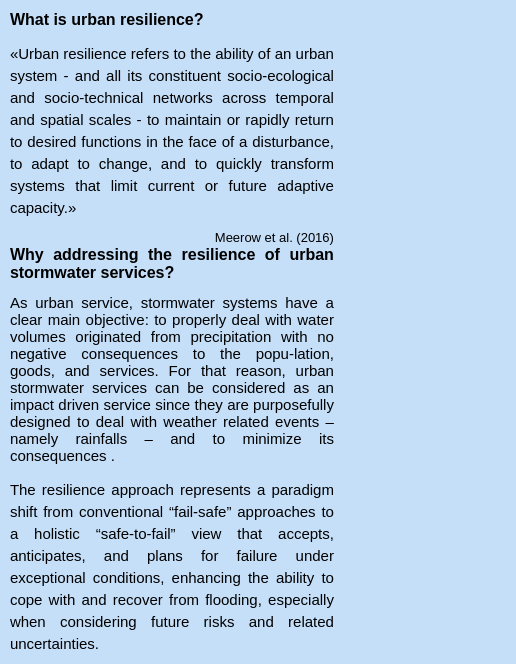
        <widget class="QWidget" name="Page0_Home">
         <layout class="QGridLayout" name="gridLayout_2" rowstretch="0">
          <property name="leftMargin">
           <number>0</number>
          </property>
          <property name="topMargin">
           <number>0</number>
          </property>
          <property name="rightMargin">
           <number>0</number>
          </property>
          <property name="bottomMargin">
           <number>0</number>
          </property>
          <property name="spacing">
           <number>5</number>
          </property>
          <item row="0" column="0">
           <widget class="QWidget" name="Home_Back_Widget" native="true">
            <property name="sizePolicy">
             <sizepolicy hsizetype="Preferred" vsizetype="Preferred">
              <horstretch>0</horstretch>
              <verstretch>0</verstretch>
             </sizepolicy>
            </property>
            <property name="styleSheet">
             <string notr="true">background-color: #C5DFF8</string>
            </property>
            <layout class="QGridLayout" name="gridLayout_12" rowstretch="0,0,0" columnstretch="2,1">
             <property name="leftMargin">
              <number>10</number>
             </property>
             <property name="topMargin">
              <number>10</number>
             </property>
             <property name="rightMargin">
              <number>10</number>
             </property>
             <property name="bottomMargin">
              <number>10</number>
             </property>
             <property name="horizontalSpacing">
              <number>10</number>
             </property>
             <property name="verticalSpacing">
              <number>0</number>
             </property>
             <item row="0" column="0">
              <widget class="QLabel" name="Home_Label1">
               <property name="text">
                <string>&lt;html&gt;&lt;head/&gt;&lt;body&gt;&lt;p&gt;&lt;span style=&quot; font-size:12pt; font-weight:700;&quot;&gt;What is urban resilience?&lt;/span&gt;&lt;/p&gt;&lt;p&gt;&lt;span style=&quot; font-size:11pt;&quot;&gt;«Urban resilience refers to the ability of an urban system - and all its constituent socio‑ecological and socio-technical networks across temporal and spatial scales - to maintain or rapidly return to desired functions in the face of a disturbance, to adapt to change, and to quickly transform systems that limit current or future adaptive capacity.»&lt;/span&gt;&lt;/p&gt;&lt;p align=&quot;right&quot;&gt;&lt;span style=&quot; font-size:10pt;&quot;&gt;Meerow et al. (2016)&lt;/span&gt;&lt;/p&gt;&lt;/body&gt;&lt;/html&gt;</string>
               </property>
               <property name="alignment">
                <set>Qt::AlignJustify|Qt::AlignTop</set>
               </property>
               <property name="wordWrap">
                <bool>true</bool>
               </property>
              </widget>
             </item>
             <item row="1" column="0">
              <widget class="QLabel" name="Home_Label1_2">
               <property name="text">
                <string>&lt;html&gt;&lt;head/&gt;&lt;body&gt;&lt;p&gt;&lt;span style=&quot; font-size:12pt; font-weight:700;&quot;&gt;Why addressing the resilience of urban stormwater services?&lt;/span&gt;&lt;/p&gt;&lt;p align=&quot;justify&quot;&gt;&lt;span style=&quot; font-size:11pt;&quot;&gt;As urban service, stormwater systems have a clear main objective: to properly deal with water volumes originated from precipitation with no negative consequences to the popu-lation, goods, and services. For that reason, urban stormwater services can be considered as an impact driven service since they are purposefully designed to deal with weather related events – namely rainfalls – and to minimize its consequences .&lt;/span&gt;&lt;/p&gt;&lt;p align=&quot;justify&quot;&gt;&lt;span style=&quot; font-size:11pt;&quot;&gt;The resilience approach represents a paradigm shift from conventional “fail‑safe” approaches to a holistic “safe-to-fail” view that accepts, anticipates, and plans for failure under exceptional conditions, enhancing the ability to cope with and recover from flooding, especially when considering future risks and related uncertainties.&lt;/span&gt;&lt;/p&gt;&lt;/body&gt;&lt;/html&gt;</string>
               </property>
               <property name="alignment">
                <set>Qt::AlignJustify|Qt::AlignTop</set>
               </property>
               <property name="wordWrap">
                <bool>true</bool>
               </property>
              </widget>
             </item>
             <item row="1" column="1" alignment="Qt::AlignHCenter|Qt::AlignVCenter">
              <widget class="QLabel" name="label_2">
               <property name="text">
                <string/>
               </property>
               <property name="pixmap">
                <pixmap resource="resources.qrc">:/images/images/Asset 1.png</pixmap>
               </property>
               <property name="scaledContents">
                <bool>false</bool>
               </property>
              </widget>
             </item>
            </layout>
           </widget>
          </item>
         </layout>
        </widget>
